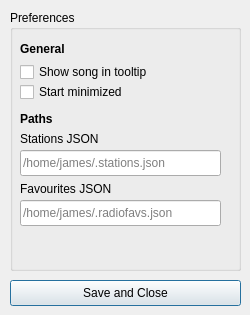
<?xml version="1.0" encoding="UTF-8"?>
<ui version="4.0">
 <class>Prefs</class>
 <widget class="QDialog" name="Prefs">
  <property name="geometry">
   <rect>
    <x>0</x>
    <y>0</y>
    <width>250</width>
    <height>315</height>
   </rect>
  </property>
  <property name="minimumSize">
   <size>
    <width>250</width>
    <height>315</height>
   </size>
  </property>
  <property name="maximumSize">
   <size>
    <width>250</width>
    <height>315</height>
   </size>
  </property>
  <property name="windowTitle">
   <string>Dialog</string>
  </property>
  <widget class="QGroupBox" name="groupBox">
   <property name="geometry">
    <rect>
     <x>10</x>
     <y>10</y>
     <width>231</width>
     <height>261</height>
    </rect>
   </property>
   <property name="title">
    <string>Preferences</string>
   </property>
   <widget class="QCheckBox" name="optBoolTooltips">
    <property name="geometry">
     <rect>
      <x>10</x>
      <y>50</y>
      <width>201</width>
      <height>24</height>
     </rect>
    </property>
    <property name="text">
     <string>Show song in tooltip</string>
    </property>
   </widget>
   <widget class="QCheckBox" name="optBoolMinimized">
    <property name="geometry">
     <rect>
      <x>10</x>
      <y>70</y>
      <width>201</width>
      <height>24</height>
     </rect>
    </property>
    <property name="text">
     <string>Start minimized</string>
    </property>
   </widget>
   <widget class="QLabel" name="label">
    <property name="geometry">
     <rect>
      <x>10</x>
      <y>30</y>
      <width>191</width>
      <height>18</height>
     </rect>
    </property>
    <property name="styleSheet">
     <string notr="true">font-weight: bold;</string>
    </property>
    <property name="text">
     <string>General</string>
    </property>
   </widget>
   <widget class="QLineEdit" name="leStationsJSON">
    <property name="geometry">
     <rect>
      <x>10</x>
      <y>140</y>
      <width>201</width>
      <height>26</height>
     </rect>
    </property>
    <property name="text">
     <string/>
    </property>
    <property name="placeholderText">
     <string>/home/james/.stations.json</string>
    </property>
   </widget>
   <widget class="QLabel" name="label_5">
    <property name="geometry">
     <rect>
      <x>10</x>
      <y>120</y>
      <width>201</width>
      <height>18</height>
     </rect>
    </property>
    <property name="text">
     <string>Stations JSON</string>
    </property>
   </widget>
   <widget class="QLabel" name="label_6">
    <property name="geometry">
     <rect>
      <x>10</x>
      <y>100</y>
      <width>191</width>
      <height>18</height>
     </rect>
    </property>
    <property name="styleSheet">
     <string notr="true">font-weight: bold;</string>
    </property>
    <property name="text">
     <string>Paths</string>
    </property>
   </widget>
   <widget class="QLineEdit" name="leFavsJSON">
    <property name="geometry">
     <rect>
      <x>10</x>
      <y>190</y>
      <width>201</width>
      <height>26</height>
     </rect>
    </property>
    <property name="text">
     <string/>
    </property>
    <property name="placeholderText">
     <string>/home/james/.radiofavs.json</string>
    </property>
   </widget>
   <widget class="QLabel" name="label_7">
    <property name="geometry">
     <rect>
      <x>10</x>
      <y>170</y>
      <width>201</width>
      <height>18</height>
     </rect>
    </property>
    <property name="text">
     <string>Favourites JSON</string>
    </property>
   </widget>
  </widget>
  <widget class="QPushButton" name="btnClose">
   <property name="geometry">
    <rect>
     <x>10</x>
     <y>280</y>
     <width>231</width>
     <height>26</height>
    </rect>
   </property>
   <property name="text">
    <string>Save and Close</string>
   </property>
  </widget>
 </widget>
 <resources/>
 <connections/>
</ui>
